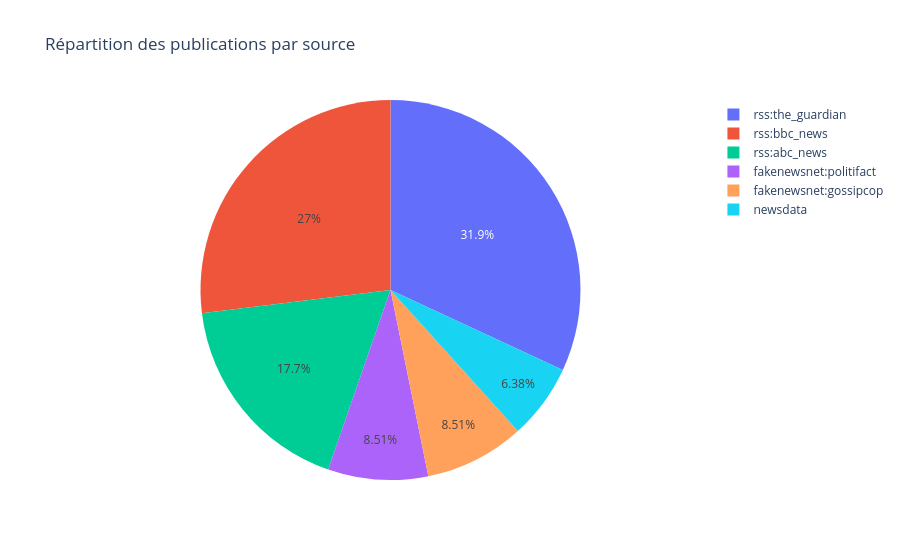

The notebook cell saved with this chart:
### Markdown cell above
## 3. Répartition des sources

La diversité des sources est un gage de robustesse.

### Code cell
rep = kpis["volume"]["repartition_sources"]
fig = px.pie(
    values=list(rep.values()),
    names=list(rep.keys()),
    title="Répartition des publications par source",
)
fig.show()

### Figure 1 — Plotly figure (JSON) as saved in the notebook; plotly's stock layout.template omitted (floating-point values rounded to 4 significant figures)
{"data": [{"domain": {"x": [0.0, 1.0], "y": [0.0, 1.0]}, "hovertemplate": "label=%{label}<br>value=%{value}<extra></extra>", "labels": ["rss:the_guardian", "rss:bbc_news", "rss:abc_news", "fakenewsnet:politifact", "fakenewsnet:gossipcop", "newsdata"], "legendgroup": "", "name": "", "showlegend": true, "type": "pie", "values": [45, 38, 25, 12, 12, 9]}], "layout": {"legend": {"tracegroupgap": 0}, "title": {"text": "Répartition des publications par source"}}}
